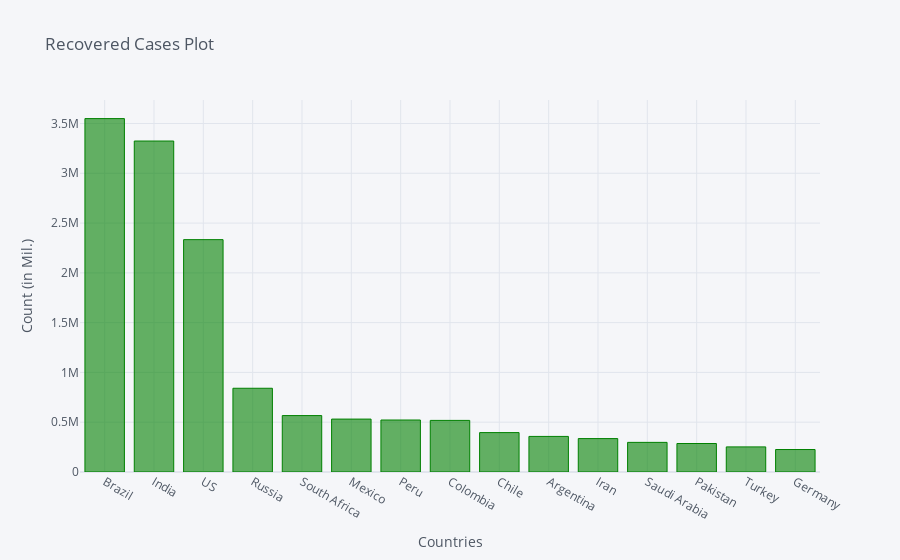

Write notebook code for a chart like this one.
### Code cell
recovered_df2_plot.iplot(kind='bar', x='Country/Region', y='9/7/20',color='green',
                         title='Recovered Cases Plot',xTitle='Countries',yTitle='Count (in Mil.)')

### Figure 1 — Plotly figure (JSON) as saved in the notebook; plotly's stock layout.template omitted (floating-point values rounded to 4 significant figures)
{"data": [{"marker": {"color": "rgba(0, 128, 0, 0.6)", "line": {"color": "rgba(0, 128, 0, 1.0)", "width": 1}}, "name": "9/7/20", "orientation": "v", "text": "", "type": "bar", "x": ["Brazil", "India", "US", "Russia", "South Africa", "Mexico", "Peru", "Colombia", "Chile", "Argentina", "Iran", "Saudi Arabia", "Pakistan", "Turkey", "Germany"], "y": [3549201, 3323950, 2333551, 840997, 566555, 531334, 522251, 518229, 395717, 357388, 335572, 297623, 286157, 252152, 225704]}], "layout": {"legend": {"bgcolor": "#F5F6F9", "font": {"color": "#4D5663"}}, "paper_bgcolor": "#F5F6F9", "plot_bgcolor": "#F5F6F9", "title": {"font": {"color": "#4D5663"}, "text": "Recovered Cases Plot"}, "xaxis": {"gridcolor": "#E1E5ED", "showgrid": true, "tickfont": {"color": "#4D5663"}, "title": {"font": {"color": "#4D5663"}, "text": "Countries"}, "zerolinecolor": "#E1E5ED"}, "yaxis": {"gridcolor": "#E1E5ED", "showgrid": true, "tickfont": {"color": "#4D5663"}, "title": {"font": {"color": "#4D5663"}, "text": "Count (in Mil.)"}, "zerolinecolor": "#E1E5ED"}}}
